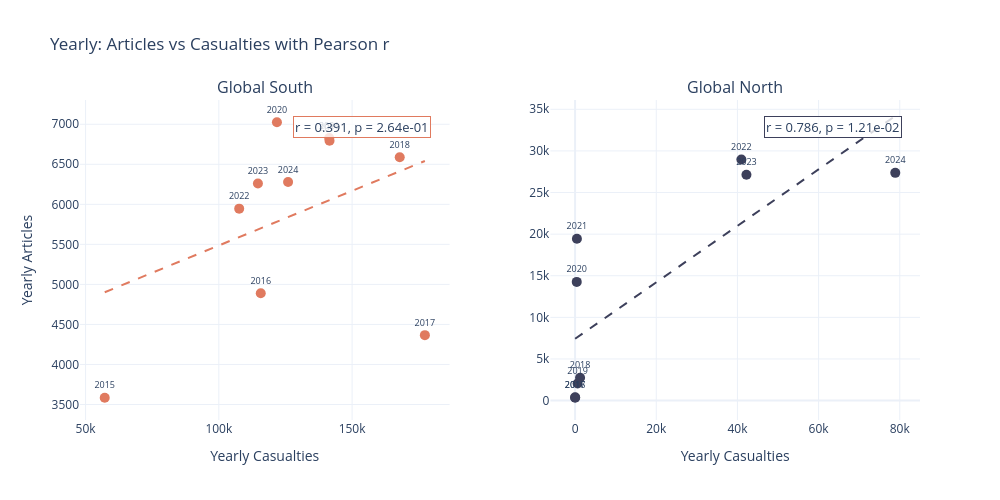

Notebook code cell kept with this figure:
### Code cell
fig_yearly_scatter = build_yearly_scatter(
    yearly_agg,
    'Yearly: Articles vs Casualties with Pearson r'
)
fig_yearly_scatter.show()
